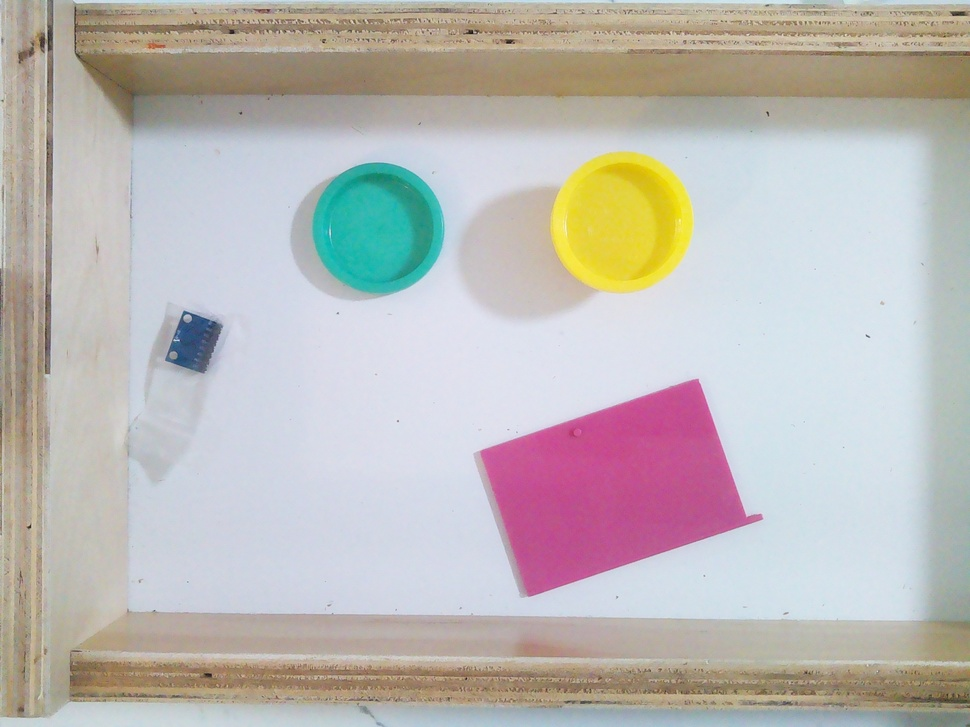
#> input picture test.jpg, 970 x 727 px, shrunk from 2592 x 1944 before the run
$ jupyter execute ColorDetection.ipynb
#> lines starting #> are read from the running program, lines starting #| are printed output that depends on the picture
[cell 1]
import pandas as pd
import numpy as np
import matplotlib.pyplot as plt
import sklearn
from sklearn.cluster import KMeans
from collections import Counter
from skimage.color import rgb2lab, deltaE_cie76
import cv2
plt.style.use('ggplot')
plt.rcParams['font.family'] = 'sans-serif'
plt.rcParams['font.serif'] = 'Ubuntu'
plt.rcParams['font.monospace'] = 'Ubuntu Mono'
plt.rcParams['font.size'] = 14
plt.rcParams['axes.labelsize'] = 12
plt.rcParams['axes.labelweight'] = 'bold'
plt.rcParams['axes.titlesize'] = 12
plt.rcParams['xtick.labelsize'] = 12
plt.rcParams['ytick.labelsize'] = 12
plt.rcParams['legend.fontsize'] = 12
plt.rcParams['figure.titlesize'] = 12
plt.rcParams['image.cmap'] = 'jet'
plt.rcParams['image.interpolation'] = 'none'
plt.rcParams['figure.figsize'] = (10, 10
                                 )
plt.rcParams['axes.grid']=False
plt.rcParams['lines.linewidth'] = 2
plt.rcParams['lines.markersize'] = 8
colors = ['xkcd:pale orange', 'xkcd:sea blue', 'xkcd:pale red', 'xkcd:sage green', 'xkcd:terra cotta', 'xkcd:dull purple', 'xkcd:teal', 'xkcd: goldenrod', 'xkcd:cadet blue',
'xkcd:scarlet']

[cell 2]
def get_image(image_path):
#> called with image_path = 'test.jpg'
    image = cv2.imread(image_path)
#> image is the input picture: shape (727, 970, 3); mean B, G, R 182.2, 185, 189.1
    image = cv2.cvtColor(image, cv2.COLOR_BGR2RGB)
    return image
def RGB2HEX(color):
    return "#{:02x}{:02x}{:02x}".format(int(color[0]), int(color[1]), int(color[2]))

[cell 3]
image = get_image('test.jpg')
number_of_colors = 10
modified_image = image.reshape(image.shape[0]*image.shape[1], 3)
clf = KMeans(n_clusters = number_of_colors)
labels = clf.fit_predict(modified_image)

[cell 4]
counts = Counter(labels)
#> counts = 10 items

center_colors = clf.cluster_centers_
# We get ordered colors by iterating through the keys
ordered_colors = [center_colors[i] for i in counts.keys()]
#> ordered_colors = [[203.9, 210.3, 221.1], [192.6, 193, 190.2], [180.7, 174.8, 164.3], [170.7, 157.9, 138.6], [153.6, 135.5, 109.2], [118.1, 106, 89.08], [214.7, 222.9, 233], [232.1, 213.8, 54.4], [42.09, 174.6, 163.3], [193.7, 83.47, 144]]
hex_colors = [RGB2HEX(ordered_colors[i]) for i in counts.keys()]
#> hex_colors = ['#2aaea3', '#cbd2dd', '#c1538f', '#d6dee8', '#99876d', '#b4aea4', '#c0c1be', '#aa9d8a', '#e8d536', '#766959']
rgb_colors = [ordered_colors[i] for i in counts.keys()]
#> rgb_colors = [[42.09, 174.6, 163.3], [203.9, 210.3, 221.1], [193.7, 83.47, 144], [214.7, 222.9, 233], [153.6, 135.5, 109.2], [180.7, 174.8, 164.3], [192.6, 193, 190.2], [170.7, 157.9, 138.6], [232.1, 213.8, 54.4], [118.1, 106, 89.08]]

[cell 5]
plt.title('Colors Detection ($n=10$)', fontsize=20)
plt.pie(counts.values(), labels = hex_colors, colors = hex_colors)
plt.show()
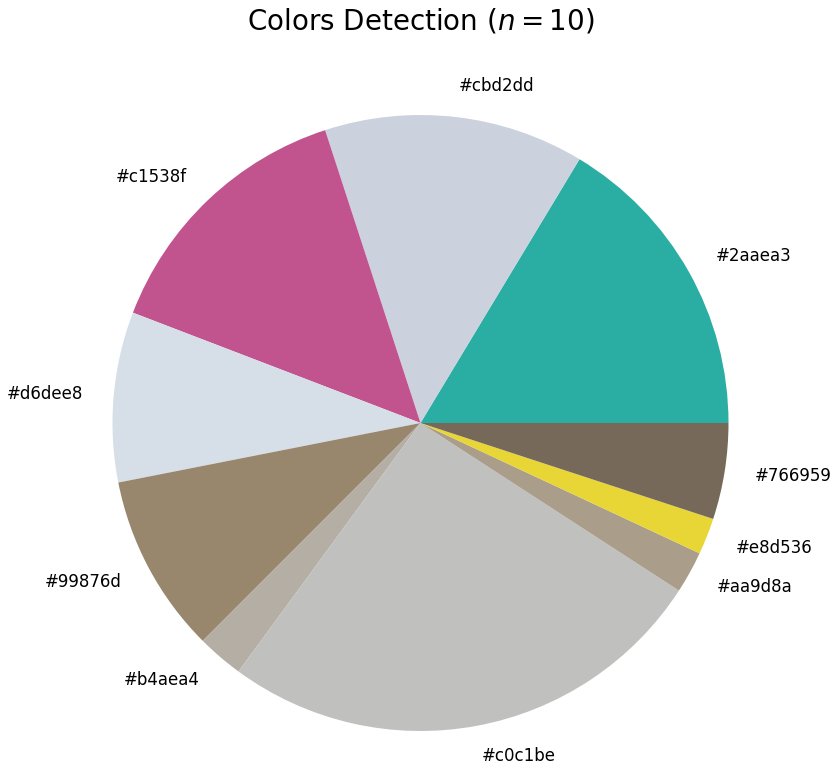
#> figure drawn by matplotlib, 1 panel

[cell 6]
for i in range(len(rgb_colors)):
    rgb_colors[i] = rgb_colors[i].astype(int)
#> this loop made 10 passes
#> after the loop, rgb_colors = [[42, 174, 163], [203, 210, 221], [193, 83, 143], [214, 222, 232], [153, 135, 109], [180, 174, 164], [192, 193, 190], [170, 157, 138], [232, 213, 54], [118, 105, 89]]
